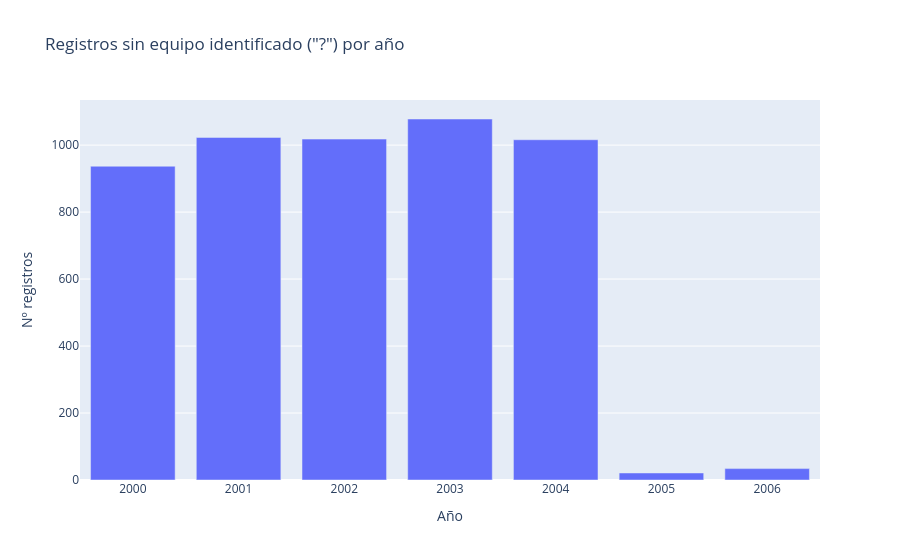

Notebook source saved alongside this figure:
### Code cell
unknown = df[df['team_name'] == '?'].groupby('year').size().reset_index(name='count')

fig = px.bar(unknown, x='year', y='count',
             title='Registros sin equipo identificado ("?") por año')
fig.update_xaxes(title_text='Año', dtick=1)
fig.update_yaxes(title_text='Nº registros')
fig.show()

### Figure 1 — Plotly figure (JSON) as saved in the notebook; plotly's stock layout.template omitted (floating-point values rounded to 4 significant figures)
{"data": [{"hovertemplate": "year=%{x}<br>count=%{y}<extra></extra>", "legendgroup": "", "marker": {"color": "#636efa", "pattern": {"shape": ""}}, "name": "", "orientation": "v", "showlegend": false, "textposition": "auto", "type": "bar", "x": [2000, 2001, 2002, 2003, 2004, 2005, 2006], "xaxis": "x", "y": [937, 1023, 1018, 1078, 1016, 21, 34], "yaxis": "y"}], "layout": {"barmode": "relative", "legend": {"tracegroupgap": 0}, "title": {"text": "Registros sin equipo identificado (\"?\") por año"}, "xaxis": {"anchor": "y", "domain": [0, 1], "dtick": 1, "title": {"text": "Año"}}, "yaxis": {"anchor": "x", "domain": [0, 1], "title": {"text": "Nº registros"}}}}
